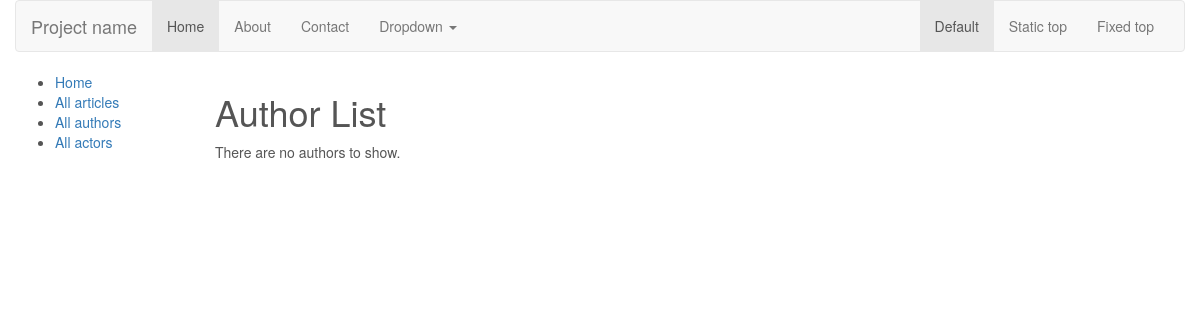
The app's page /catalog/authors/, older data.
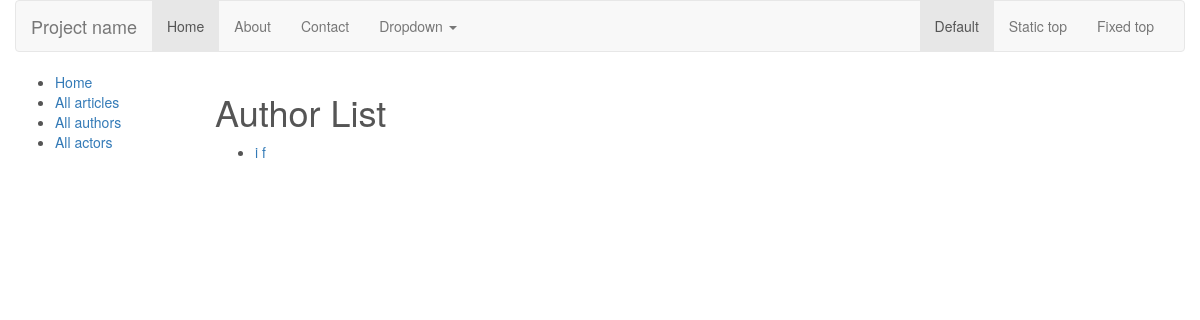
The same page, newer data.
### catalog/models.py (models this page shows, shortened)
class Author(models.Model):
    first_name = models.CharField(max_length=100)
    last_name = models.CharField(max_length=100)
    date_of_birth = models.DateField(null=True, blank=True)
    bio = models.TextField(max_length=1000, help_text="Enter a brief description ", null=True)
    def get_absolute_url(self):
        return reverse('author-detail', args=[str(self.id)])
    def display_full_name(self):
            """
            Creates a string for the name of this author.
            """
            return ' '.join([ self.first_name, self.last_name ])
    display_full_name.short_description = 'Name'

### catalog/views.py (the view)
class AuthorListView(generic.ListView):
    model = Author
    paginate_by = 4
    def get_queryset(self):
        return Author.objects.all()

### catalog/templates/catalog/author_list.html (shortened to what this page needs)
{% extends "base_generic.html" %}
{% block content %}
    <h1>Author List</h1>
    {% if author_list %}
    <ul>
      {% for author in author_list %}
      <li>
        <a href="{{ author.get_absolute_url }}">{{ author.first_name }} {{ author.last_name }}</a>
      </li>
      {% endfor %}
    </ul>
    {% else %}
      <p>There are no authors to show.</p>
    {% endif %}
{% endblock %}

Row changes from the older to the newer data that the page shows:
added Author: first_name "i", last_name "f"
Text that changed along with them:
text no longer shown: "There are no authors to show."
